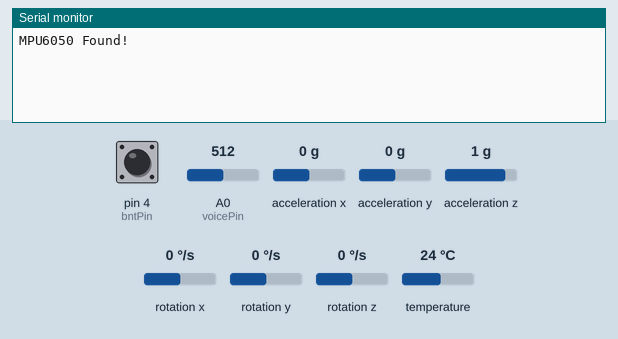
The sketch below on a simulated Arduino Leonardo, built with avr-gcc and run on an emulated ATmega32U4. Shown: the last lines printed to the serial monitor. Inputs (shaded band) come from the test bench; at power-on: pin 4 (bntPin) HIGH, acceleration x 0 g, acceleration y 0 g, A0 (voicePin) = 512, acceleration z 1 g, rotation x 0 °/s, rotation y 0 °/s, rotation z 0 °/s, temperature 24 °C.

Above: at 2.3 s.
2.4 s: pin 4 (bntPin) pulled LOW for 0.15 s
At 2.71 s:
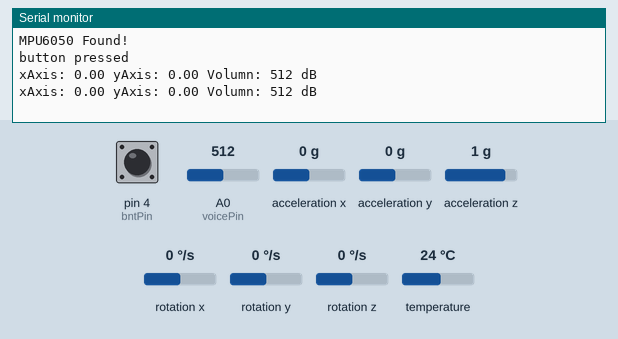
4.1 s: acceleration x set to -1.4 g
At 4.28 s:
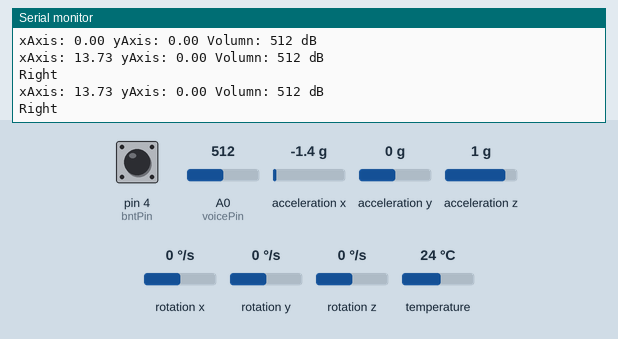
5.7 s: acceleration y set to -1.4 g
At 5.85 s:
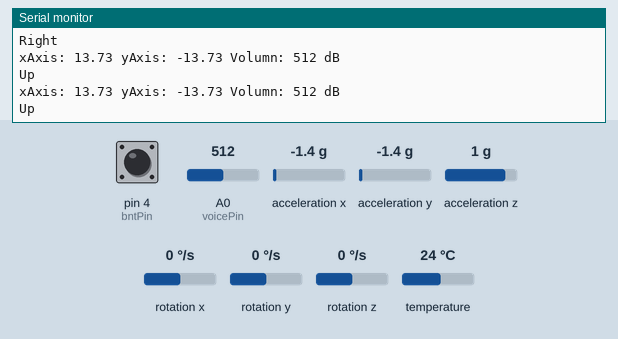
7.3 s: acceleration y set to 1.4 g
At 7.32 s:
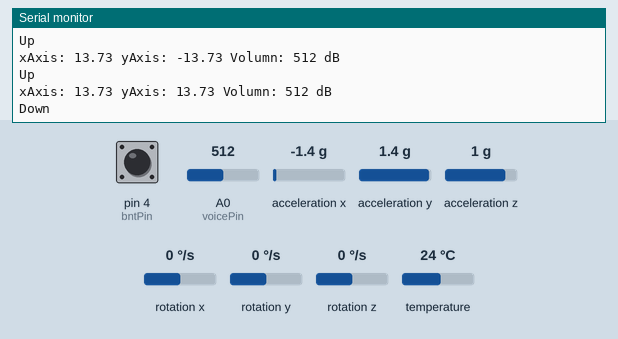
8.9 s: A0 (voicePin) set to 716
At 8.99 s:
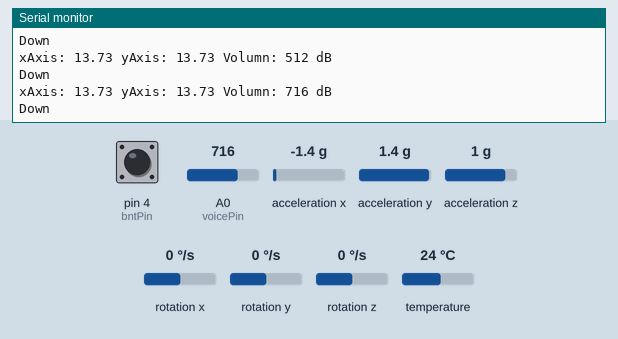
10.4 s: A0 (voicePin) set to 992
At 10.46 s:
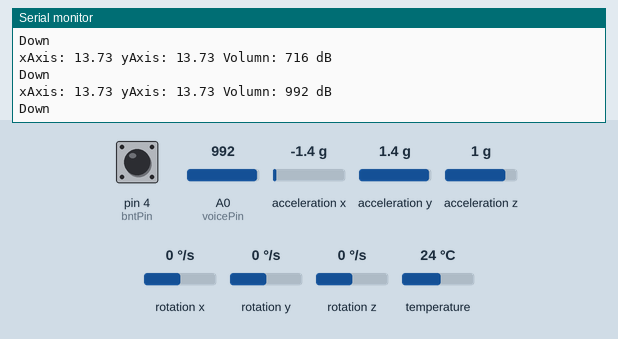
Timing chart, 0 to 12.9 s (numbered marks = the images above; inputs shaded):
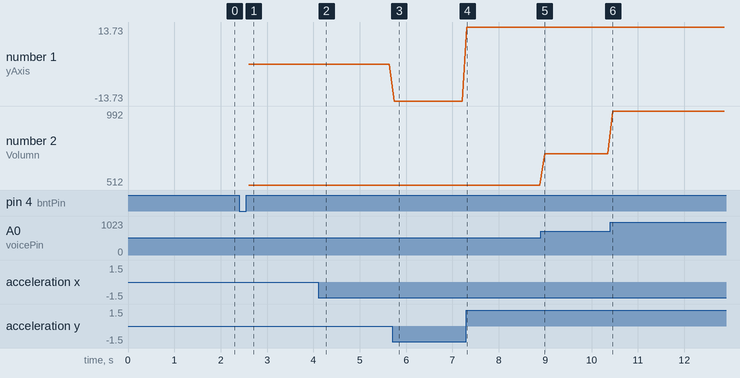

The sketch:

MPU_Btn_Volume.ino
```cpp
#include <Mouse.h>
#include <Adafruit_MPU6050.h>
#include <Adafruit_Sensor.h>
#include <Wire.h>
#include <Keyboard.h>

Adafruit_MPU6050 mpu;

int bntPin = 4;
bool takeover = false;
int previousBntValue = 1;

int voicePin = A0;
int voiceValue;

void setup(void) {
  Serial.begin(9600);
  pinMode(bntPin, INPUT_PULLUP);
  pinMode(voicePin, INPUT);


  // Try to initialize!
  while (!mpu.begin()) {
    Serial.println("Failed to find MPU6050 chip");
    delay(500);
  }
  delay(1000);
  Serial.println("MPU6050 Found!");

  // set accelerometer range to +-8G
  mpu.setAccelerometerRange(MPU6050_RANGE_8_G);

  // set gyro range to +- 500 deg/s
  mpu.setGyroRange(MPU6050_RANGE_500_DEG);

  // set filter bandwidth to 21 Hz
  mpu.setFilterBandwidth(MPU6050_BAND_21_HZ);

  delay(100);
}

void loop() {
  /*check switch to turn on/off controller*/
  checkSwitch();

  if (takeover) {
    /* Get new sensor events with the readings */
    sensors_event_t a, g, temp;
    mpu.getEvent(&a, &g, &temp);
    /*read the sound sensor*/
    voiceValue = analogRead(voicePin);
    /*Convert read values to readable values*/
    float xAxis = -g.gyro.x - a.acceleration.x;  // x position is reversed to map the 2D movement.
    float yAxis = g.gyro.y + a.acceleration.y;
    float xTilt = abs(xAxis);
    float yTilt = abs(yAxis);
    const int tiltThreshold = 1;

    /*Debug*/
    Serial.print("xAxis: ");
    Serial.print(xAxis);
    Serial.print(" yAxis: ");
    Serial.print(yAxis);
    Serial.print(" Volumn: ");
    Serial.print(voiceValue);
    Serial.println(" dB");

    /*determine strongest tilt*/
    float maxTilt = max(xTilt, yTilt);

    /*make the gyroscope movement to control the arrow keys*/
    if (maxTilt > tiltThreshold) {
      if (xTilt > yTilt) {
        if (xAxis < 0) {
          Keyboard.release('D'); Keyboard.press('A'); Serial.println("left");
        } else {
          Keyboard.release('A'); Keyboard.press('D'); Serial.println("Right");
        }
      } else {
        if (yAxis < 0) {
          Keyboard.release('S'); Keyboard.press('W'); Serial.println("Up");
        } else {
          Keyboard.release('W');  Keyboard.press('S'); Serial.println("Down");
        }
      }
    } else {
      Keyboard.releaseAll();
    }

    /*make the valume sensor values to control the space bar*/
    if (voiceValue > 45) {
      Keyboard.press(' ');
      Keyboard.release(' ');
    }
  }
  delay(100);
}

void checkSwitch() {
  //Toggle button
  int bntValue = digitalRead(bntPin); //1 = unpressed, 0 = pressed
  if (previousBntValue == 0 && bntValue == 1) { //press and release onece
    Serial.println("button pressed");
    takeover = !takeover;
  }
  previousBntValue = bntValue;
}
```

Measured:
- after the input at 2.4 s, the serial monitor: prints a new line after 0.20 s (image 1)
- after the input at 4.1 s, the serial monitor: prints a new line after 0.07 s (image 2)
- after the input at 5.7 s, the serial monitor: prints a new line at once (image 3)
- after the input at 7.3 s, the serial monitor: prints a new line at once (image 4)
- after the input at 8.9 s, the serial monitor: prints a new line after 0.09 s (image 5)
- after the input at 10.4 s, the serial monitor: prints a new line after 0.05 s (image 6)
- plotted number 1: 0 → -13.73 after the input at 5.7 s
- plotted number 2: 512 → 716 after the input at 8.9 s, 716 → 992 after the input at 10.4 s
